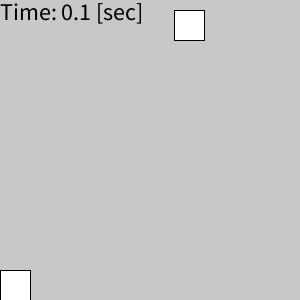
Frame 1 (no input)
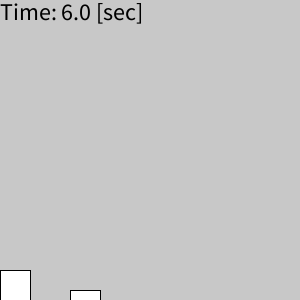
Frame 60 (the mouse pressed at the canvas centre just before this capture)
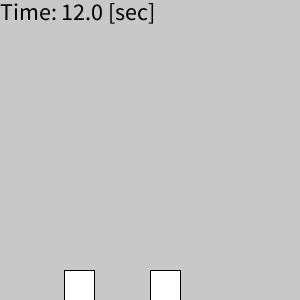
Frame 120 (the mouse held since frame 60 and released just before this capture)

The Processing sketch that drew these frames (run headless with seeded random() and noise(); from frame 60 on, the mouse is pressed at the canvas centre):

// Processing sketch: sketch_231108b
// ── sketch_231108b.pde
int ox; // 障害物の左上端のx座標（ox: object_x）
int oy; // 障害物の左上端のy座標（oy: object_y）
int cx; // 車の左上端のx座標（cx: car_x）
int t; // 開始からの時間（フレーム）= 障害物の落下時間
int T; // 開始からの時間（フレーム）（開始からの時間をリセットせずにカウント）
float sec;  // 開始からの時間（秒）

// あとで変更する可能性がある変数はパラメーター化しておくと便利。
int speed = 10; // 落下速度 = フレームレート
int ow = 30; // 障害物の幅
int oh = 30; // 障害物の高さ
int cw = 30; // 車の幅（cw: car_width）
int ch = 30; // 車の高さ（ch: car_height）

void setup() {
  size(300,300);
  t=0;
  T=0;
  sec=0;
  ox=int(random(width-ow)); // windowの幅の中に障害物が入る範囲
  frameRate(speed);
}
void draw() {
  background(200,200,200);
  t = t+1; 
  T = T+1;
  oy = speed * t; // 落下速度*開始からの時間 = 時刻tでの障害物の高さ
  
  // 障害物の描画
  // oyの値が障害物の上部の高さと等しいので、windowの高さを超えたらtとoxを初期化する。
  if(oy > height) {
    t=0;
    ox=int(random(width-ow)); // windowの幅の中に障害物が入る範囲
  }
  fill(255,255,255);
  rect(ox, oy, ow, oh);
  
  // 車の描画
  cx = mouseX;
  //車の右端（cx+cw）の座標ｇウィンドウの幅（width）よりも大きければ車の幅（cw）だけ左に戻す
  if(cx+cw > width){
    cx = width - cw;
  }
  fill(255,255,255);
  rect(cx, width-ch, cw, ch);
  
  //　衝突判定
  // x軸方向の条件:（ox < cx+cw && ox+ow > cx）
  // y軸方向の条件:（oy+oh > height-ch && oy < height）
if(ox < cx+cw && ox+ow > cx && oy+oh > height-ch && oy < height){
  fill(255,0,0);}
else{fill(255,255,255);}
  rect(cx, width-ch, cw, ch);
  
  // ゲームのプレイ時間の表示
textSize(24);
fill(0,0,0);
sec = T/(float)speed; // フレームレートから秒への変換．フレームレート = 1秒間の描画回数。
text("Time: "+sec+" [sec]", 0, 20);
}
